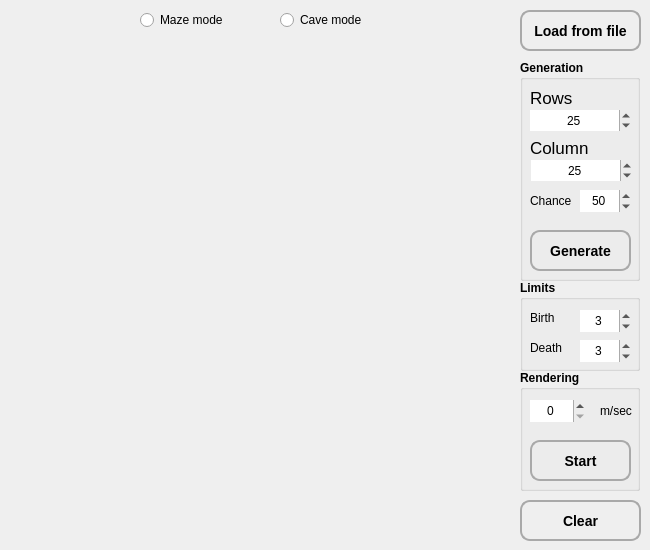
<?xml version="1.0" encoding="UTF-8"?>
<ui version="4.0">
 <class>Cave</class>
 <widget class="QWidget" name="Cave">
  <property name="geometry">
   <rect>
    <x>0</x>
    <y>0</y>
    <width>650</width>
    <height>550</height>
   </rect>
  </property>
  <property name="minimumSize">
   <size>
    <width>650</width>
    <height>550</height>
   </size>
  </property>
  <property name="maximumSize">
   <size>
    <width>650</width>
    <height>550</height>
   </size>
  </property>
  <property name="windowTitle">
   <string>Cave</string>
  </property>
  <widget class="s21::WidgetPainter" name="widget" native="true">
   <property name="geometry">
    <rect>
     <x>10</x>
     <y>40</y>
     <width>500</width>
     <height>500</height>
    </rect>
   </property>
   <property name="minimumSize">
    <size>
     <width>500</width>
     <height>500</height>
    </size>
   </property>
   <property name="maximumSize">
    <size>
     <width>500</width>
     <height>500</height>
    </size>
   </property>
  </widget>
  <widget class="QPushButton" name="pushButton_load_cave">
   <property name="geometry">
    <rect>
     <x>520</x>
     <y>10</y>
     <width>121</width>
     <height>41</height>
    </rect>
   </property>
   <property name="minimumSize">
    <size>
     <width>0</width>
     <height>0</height>
    </size>
   </property>
   <property name="focusPolicy">
    <enum>Qt::NoFocus</enum>
   </property>
   <property name="styleSheet">
    <string notr="true">QPushButton {
    border-style: solid;
    border-width: 2px;
    border-radius: 10px;
    border-color: darkGrey;
    font: bold 14px;
    padding: 6px;
}
QPushButton:pressed {
	background-color: rgb(217, 217, 217);
}
</string>
   </property>
   <property name="text">
    <string>Load from file</string>
   </property>
  </widget>
  <widget class="QGroupBox" name="groupBox_limits">
   <property name="geometry">
    <rect>
     <x>520</x>
     <y>280</y>
     <width>120</width>
     <height>91</height>
    </rect>
   </property>
   <property name="font">
    <font>
     <bold>true</bold>
    </font>
   </property>
   <property name="title">
    <string>Limits</string>
   </property>
   <widget class="QLabel" name="label_birth">
    <property name="geometry">
     <rect>
      <x>10</x>
      <y>30</y>
      <width>58</width>
      <height>16</height>
     </rect>
    </property>
    <property name="font">
     <font>
      <bold>false</bold>
     </font>
    </property>
    <property name="text">
     <string>Birth</string>
    </property>
    <property name="alignment">
     <set>Qt::AlignLeading|Qt::AlignLeft|Qt::AlignVCenter</set>
    </property>
   </widget>
   <widget class="QSpinBox" name="spinBox_birth">
    <property name="geometry">
     <rect>
      <x>60</x>
      <y>30</y>
      <width>51</width>
      <height>22</height>
     </rect>
    </property>
    <property name="font">
     <font>
      <bold>false</bold>
     </font>
    </property>
    <property name="focusPolicy">
     <enum>Qt::ClickFocus</enum>
    </property>
    <property name="frame">
     <bool>false</bool>
    </property>
    <property name="alignment">
     <set>Qt::AlignCenter</set>
    </property>
    <property name="minimum">
     <number>0</number>
    </property>
    <property name="maximum">
     <number>7</number>
    </property>
    <property name="value">
     <number>3</number>
    </property>
   </widget>
   <widget class="QSpinBox" name="spinBox_death">
    <property name="geometry">
     <rect>
      <x>60</x>
      <y>60</y>
      <width>51</width>
      <height>22</height>
     </rect>
    </property>
    <property name="font">
     <font>
      <bold>false</bold>
     </font>
    </property>
    <property name="focusPolicy">
     <enum>Qt::ClickFocus</enum>
    </property>
    <property name="frame">
     <bool>false</bool>
    </property>
    <property name="alignment">
     <set>Qt::AlignCenter</set>
    </property>
    <property name="minimum">
     <number>0</number>
    </property>
    <property name="maximum">
     <number>7</number>
    </property>
    <property name="value">
     <number>3</number>
    </property>
   </widget>
   <widget class="QLabel" name="label_death">
    <property name="geometry">
     <rect>
      <x>10</x>
      <y>60</y>
      <width>58</width>
      <height>16</height>
     </rect>
    </property>
    <property name="font">
     <font>
      <bold>false</bold>
     </font>
    </property>
    <property name="text">
     <string>Death</string>
    </property>
    <property name="alignment">
     <set>Qt::AlignLeading|Qt::AlignLeft|Qt::AlignVCenter</set>
    </property>
   </widget>
  </widget>
  <widget class="QGroupBox" name="groupBox_rendering">
   <property name="geometry">
    <rect>
     <x>520</x>
     <y>370</y>
     <width>120</width>
     <height>121</height>
    </rect>
   </property>
   <property name="font">
    <font>
     <bold>true</bold>
    </font>
   </property>
   <property name="title">
    <string>Rendering</string>
   </property>
   <widget class="QPushButton" name="pushButton_startRendering">
    <property name="geometry">
     <rect>
      <x>10</x>
      <y>70</y>
      <width>101</width>
      <height>41</height>
     </rect>
    </property>
    <property name="minimumSize">
     <size>
      <width>0</width>
      <height>0</height>
     </size>
    </property>
    <property name="focusPolicy">
     <enum>Qt::NoFocus</enum>
    </property>
    <property name="styleSheet">
     <string notr="true">QPushButton {
    border-style: solid;
    border-width: 2px;
    border-radius: 10px;
    border-color: darkGrey;
    font: bold 14px;
    padding: 6px;
}
QPushButton:pressed {
	background-color: rgb(217, 217, 217);
}
</string>
    </property>
    <property name="text">
     <string>Start</string>
    </property>
   </widget>
   <widget class="QLabel" name="label">
    <property name="geometry">
     <rect>
      <x>80</x>
      <y>33</y>
      <width>41</width>
      <height>16</height>
     </rect>
    </property>
    <property name="font">
     <font>
      <bold>false</bold>
     </font>
    </property>
    <property name="text">
     <string>m/sec</string>
    </property>
   </widget>
   <widget class="QSpinBox" name="spinBox_speed">
    <property name="geometry">
     <rect>
      <x>10</x>
      <y>30</y>
      <width>55</width>
      <height>22</height>
     </rect>
    </property>
    <property name="font">
     <font>
      <bold>false</bold>
     </font>
    </property>
    <property name="focusPolicy">
     <enum>Qt::ClickFocus</enum>
    </property>
    <property name="frame">
     <bool>false</bool>
    </property>
    <property name="alignment">
     <set>Qt::AlignCenter</set>
    </property>
    <property name="minimum">
     <number>0</number>
    </property>
    <property name="maximum">
     <number>9999</number>
    </property>
   </widget>
  </widget>
  <widget class="QGroupBox" name="groupBox_generation">
   <property name="geometry">
    <rect>
     <x>520</x>
     <y>60</y>
     <width>120</width>
     <height>221</height>
    </rect>
   </property>
   <property name="font">
    <font>
     <bold>true</bold>
    </font>
   </property>
   <property name="title">
    <string>Generation</string>
   </property>
   <widget class="QLabel" name="label_rows">
    <property name="geometry">
     <rect>
      <x>10</x>
      <y>30</y>
      <width>58</width>
      <height>16</height>
     </rect>
    </property>
    <property name="font">
     <font>
      <pointsize>13</pointsize>
      <bold>false</bold>
     </font>
    </property>
    <property name="text">
     <string>Rows</string>
    </property>
    <property name="alignment">
     <set>Qt::AlignLeading|Qt::AlignLeft|Qt::AlignVCenter</set>
    </property>
   </widget>
   <widget class="QSpinBox" name="spinBox_cave_columns">
    <property name="geometry">
     <rect>
      <x>11</x>
      <y>100</y>
      <width>101</width>
      <height>21</height>
     </rect>
    </property>
    <property name="font">
     <font>
      <bold>false</bold>
     </font>
    </property>
    <property name="focusPolicy">
     <enum>Qt::ClickFocus</enum>
    </property>
    <property name="frame">
     <bool>false</bool>
    </property>
    <property name="alignment">
     <set>Qt::AlignCenter</set>
    </property>
    <property name="minimum">
     <number>1</number>
    </property>
    <property name="maximum">
     <number>50</number>
    </property>
    <property name="value">
     <number>25</number>
    </property>
   </widget>
   <widget class="QPushButton" name="pushButton_generate_cave">
    <property name="geometry">
     <rect>
      <x>10</x>
      <y>170</y>
      <width>101</width>
      <height>41</height>
     </rect>
    </property>
    <property name="focusPolicy">
     <enum>Qt::NoFocus</enum>
    </property>
    <property name="styleSheet">
     <string notr="true">QPushButton {
    border-style: solid;
    border-width: 2px;
    border-radius: 10px;
    border-color: darkGrey;
    font: bold 14px;
    padding: 6px;
}
QPushButton:pressed {
	background-color: rgb(217, 217, 217);
}
</string>
    </property>
    <property name="text">
     <string>Generate</string>
    </property>
   </widget>
   <widget class="QSpinBox" name="spinBox_cave_rows">
    <property name="geometry">
     <rect>
      <x>10</x>
      <y>50</y>
      <width>101</width>
      <height>21</height>
     </rect>
    </property>
    <property name="font">
     <font>
      <bold>false</bold>
     </font>
    </property>
    <property name="focusPolicy">
     <enum>Qt::ClickFocus</enum>
    </property>
    <property name="styleSheet">
     <string notr="true"/>
    </property>
    <property name="frame">
     <bool>false</bool>
    </property>
    <property name="alignment">
     <set>Qt::AlignCenter</set>
    </property>
    <property name="minimum">
     <number>1</number>
    </property>
    <property name="maximum">
     <number>50</number>
    </property>
    <property name="value">
     <number>25</number>
    </property>
   </widget>
   <widget class="QLabel" name="label_columns">
    <property name="geometry">
     <rect>
      <x>10</x>
      <y>80</y>
      <width>58</width>
      <height>16</height>
     </rect>
    </property>
    <property name="font">
     <font>
      <pointsize>13</pointsize>
      <bold>false</bold>
     </font>
    </property>
    <property name="text">
     <string>Columns</string>
    </property>
    <property name="alignment">
     <set>Qt::AlignLeading|Qt::AlignLeft|Qt::AlignVCenter</set>
    </property>
   </widget>
   <widget class="QSpinBox" name="spinBox_chance">
    <property name="geometry">
     <rect>
      <x>60</x>
      <y>130</y>
      <width>51</width>
      <height>22</height>
     </rect>
    </property>
    <property name="font">
     <font>
      <bold>false</bold>
     </font>
    </property>
    <property name="focusPolicy">
     <enum>Qt::ClickFocus</enum>
    </property>
    <property name="frame">
     <bool>false</bool>
    </property>
    <property name="alignment">
     <set>Qt::AlignCenter</set>
    </property>
    <property name="minimum">
     <number>0</number>
    </property>
    <property name="maximum">
     <number>100</number>
    </property>
    <property name="value">
     <number>50</number>
    </property>
   </widget>
   <widget class="QLabel" name="label_chance">
    <property name="geometry">
     <rect>
      <x>10</x>
      <y>133</y>
      <width>58</width>
      <height>16</height>
     </rect>
    </property>
    <property name="font">
     <font>
      <bold>false</bold>
     </font>
    </property>
    <property name="text">
     <string>Chance</string>
    </property>
    <property name="alignment">
     <set>Qt::AlignLeading|Qt::AlignLeft|Qt::AlignVCenter</set>
    </property>
   </widget>
  </widget>
  <widget class="QRadioButton" name="radioButton_change_mode_maze">
   <property name="geometry">
    <rect>
     <x>140</x>
     <y>10</y>
     <width>99</width>
     <height>20</height>
    </rect>
   </property>
   <property name="text">
    <string>Maze mode</string>
   </property>
  </widget>
  <widget class="QRadioButton" name="radioButton_change_mode_cave">
   <property name="geometry">
    <rect>
     <x>280</x>
     <y>10</y>
     <width>99</width>
     <height>20</height>
    </rect>
   </property>
   <property name="text">
    <string>Cave mode</string>
   </property>
  </widget>
  <widget class="QPushButton" name="pushButton_clear">
   <property name="geometry">
    <rect>
     <x>520</x>
     <y>500</y>
     <width>121</width>
     <height>41</height>
    </rect>
   </property>
   <property name="minimumSize">
    <size>
     <width>0</width>
     <height>0</height>
    </size>
   </property>
   <property name="focusPolicy">
    <enum>Qt::NoFocus</enum>
   </property>
   <property name="styleSheet">
    <string notr="true">QPushButton {
    border-style: solid;
    border-width: 2px;
    border-radius: 10px;
    border-color: darkGrey;
    font: bold 14px;
    padding: 6px;
}
QPushButton:pressed {
	background-color: rgb(217, 217, 217);
}
</string>
   </property>
   <property name="text">
    <string>Clear</string>
   </property>
  </widget>
 </widget>
 <customwidgets>
  <customwidget>
   <class>s21::WidgetPainter</class>
   <extends>QWidget</extends>
   <header>view/widget_painter.h</header>
   <container>1</container>
  </customwidget>
 </customwidgets>
 <resources/>
 <connections/>
</ui>
